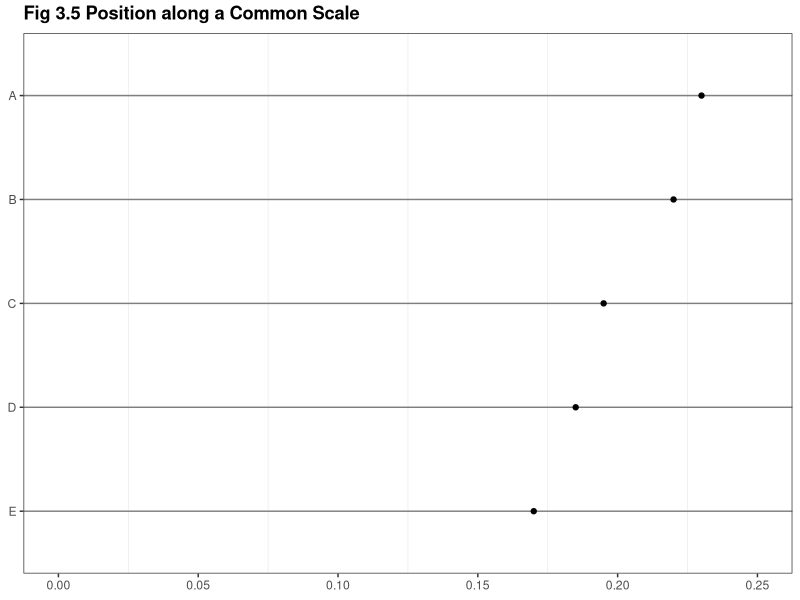
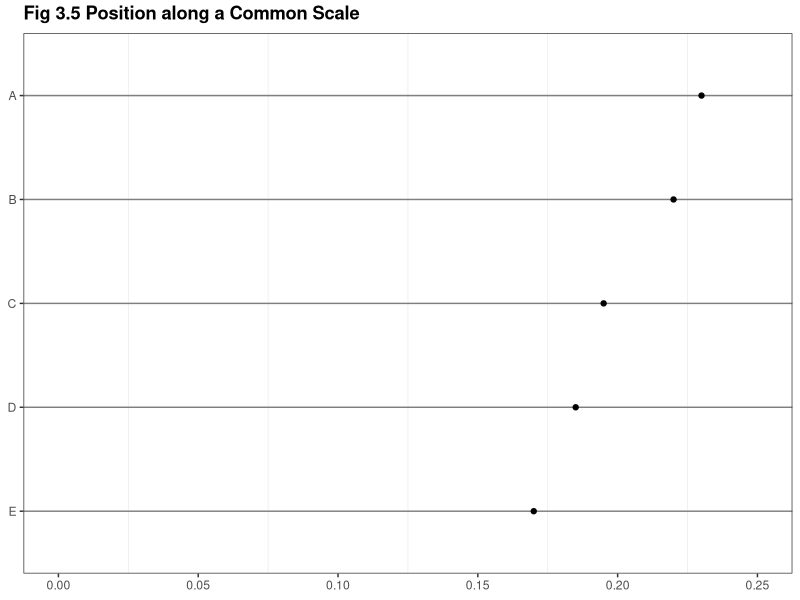

Source code (R) for these figures, in order:
library(ggplot2)

this_base <- "fig03-05_position-along-a-common-scale"

my_data <- data.frame(
  variable = c("A", "B", "C", "D", "E"),
  value = c(0.23, 0.22, 0.195, 0.185, 0.17))

p <- ggplot(my_data, aes(x = value, y = reorder(variable, value))) + 
  geom_point() +
  scale_x_continuous(limit = c(0, 0.25), breaks = seq(0, 0.25, 0.05)) +
  ggtitle("Fig 3.5 Position along a Common Scale") +
  theme_bw() +
  theme(panel.grid.major.x = element_blank(),
        panel.grid.major.y = element_line(colour = "grey50"),
        plot.title = element_text(size = rel(1.2), face = "bold", vjust = 1.5),
        axis.title = element_blank()) 

p

ggsave(paste0(this_base, ".png"), 
       p, width = 7, height = 4)
